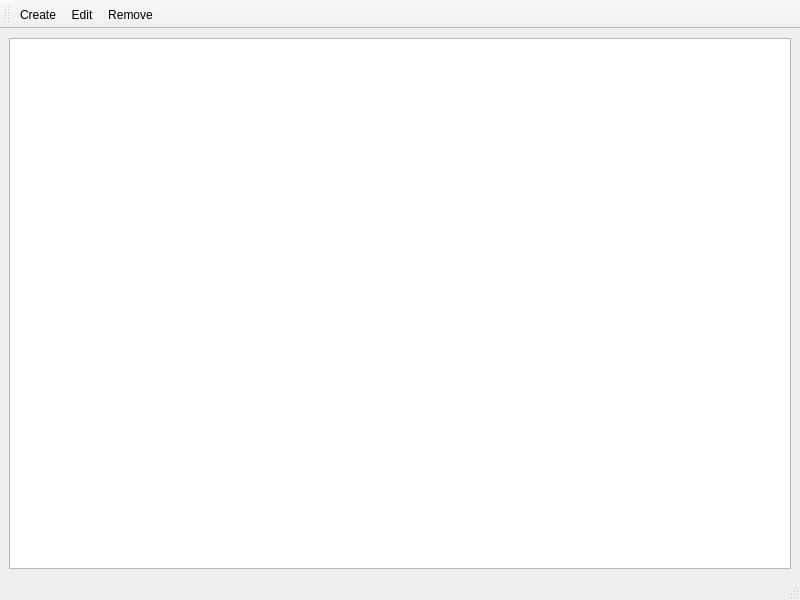
<?xml version="1.0" encoding="UTF-8"?>
<ui version="4.0">
 <class>TableWindow</class>
 <widget class="QMainWindow" name="TableWindow">
  <property name="geometry">
   <rect>
    <x>0</x>
    <y>0</y>
    <width>800</width>
    <height>600</height>
   </rect>
  </property>
  <property name="windowTitle">
   <string>MainWindow</string>
  </property>
  <widget class="QWidget" name="centralwidget">
   <layout class="QHBoxLayout" name="horizontalLayout">
    <item>
     <widget class="QTableView" name="tableView">
      <property name="editTriggers">
       <set>QAbstractItemView::DoubleClicked</set>
      </property>
      <property name="alternatingRowColors">
       <bool>true</bool>
      </property>
     </widget>
    </item>
   </layout>
  </widget>
  <widget class="QStatusBar" name="statusbar"/>
  <widget class="QToolBar" name="toolBar">
   <property name="windowTitle">
    <string>toolBar</string>
   </property>
   <attribute name="toolBarArea">
    <enum>TopToolBarArea</enum>
   </attribute>
   <attribute name="toolBarBreak">
    <bool>false</bool>
   </attribute>
   <addaction name="actionCreate"/>
   <addaction name="actionEdit"/>
   <addaction name="actionRemove"/>
  </widget>
  <action name="actionCreate">
   <property name="text">
    <string>Create</string>
   </property>
  </action>
  <action name="actionEdit">
   <property name="text">
    <string>Edit</string>
   </property>
  </action>
  <action name="actionRemove">
   <property name="text">
    <string>Remove</string>
   </property>
  </action>
 </widget>
 <resources/>
 <connections/>
</ui>
